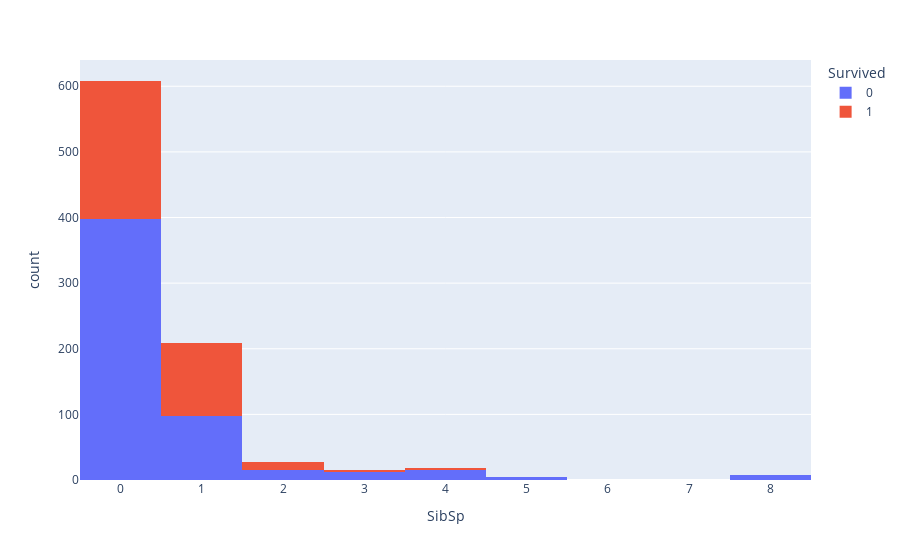

The notebook cell saved with this chart:
### Markdown cell above
### Survival by Sibling/Spouse (Without a SibSp your chance of dying seems higher)

### Code cell
px.histogram(titanicdf, x="SibSp", color="Survived", nbins=16)

### Figure 1 — Plotly figure (JSON) as saved in the notebook; plotly's stock layout.template omitted (floating-point values rounded to 4 significant figures; data arrays with more than 128 entries replaced by an {"elided": "..."} marker saying what was removed)
{"data": [{"alignmentgroup": "True", "bingroup": "x", "hovertemplate": "Survived=0<br>SibSp=%{x}<br>count=%{y}<extra></extra>", "legendgroup": "0", "marker": {"color": "#636efa", "pattern": {"shape": ""}}, "name": "0", "nbinsx": 16, "offsetgroup": "0", "orientation": "v", "showlegend": true, "type": "histogram", "x": {"elided": "549 int values"}, "xaxis": "x", "yaxis": "y"}, {"alignmentgroup": "True", "bingroup": "x", "hovertemplate": "Survived=1<br>SibSp=%{x}<br>count=%{y}<extra></extra>", "legendgroup": "1", "marker": {"color": "#EF553B", "pattern": {"shape": ""}}, "name": "1", "nbinsx": 16, "offsetgroup": "1", "orientation": "v", "showlegend": true, "type": "histogram", "x": {"elided": "342 int values"}, "xaxis": "x", "yaxis": "y"}], "layout": {"barmode": "relative", "legend": {"title": {"text": "Survived"}, "tracegroupgap": 0}, "margin": {"t": 60}, "xaxis": {"anchor": "y", "domain": [0, 1], "title": {"text": "SibSp"}}, "yaxis": {"anchor": "x", "domain": [0, 1], "title": {"text": "count"}}}}
